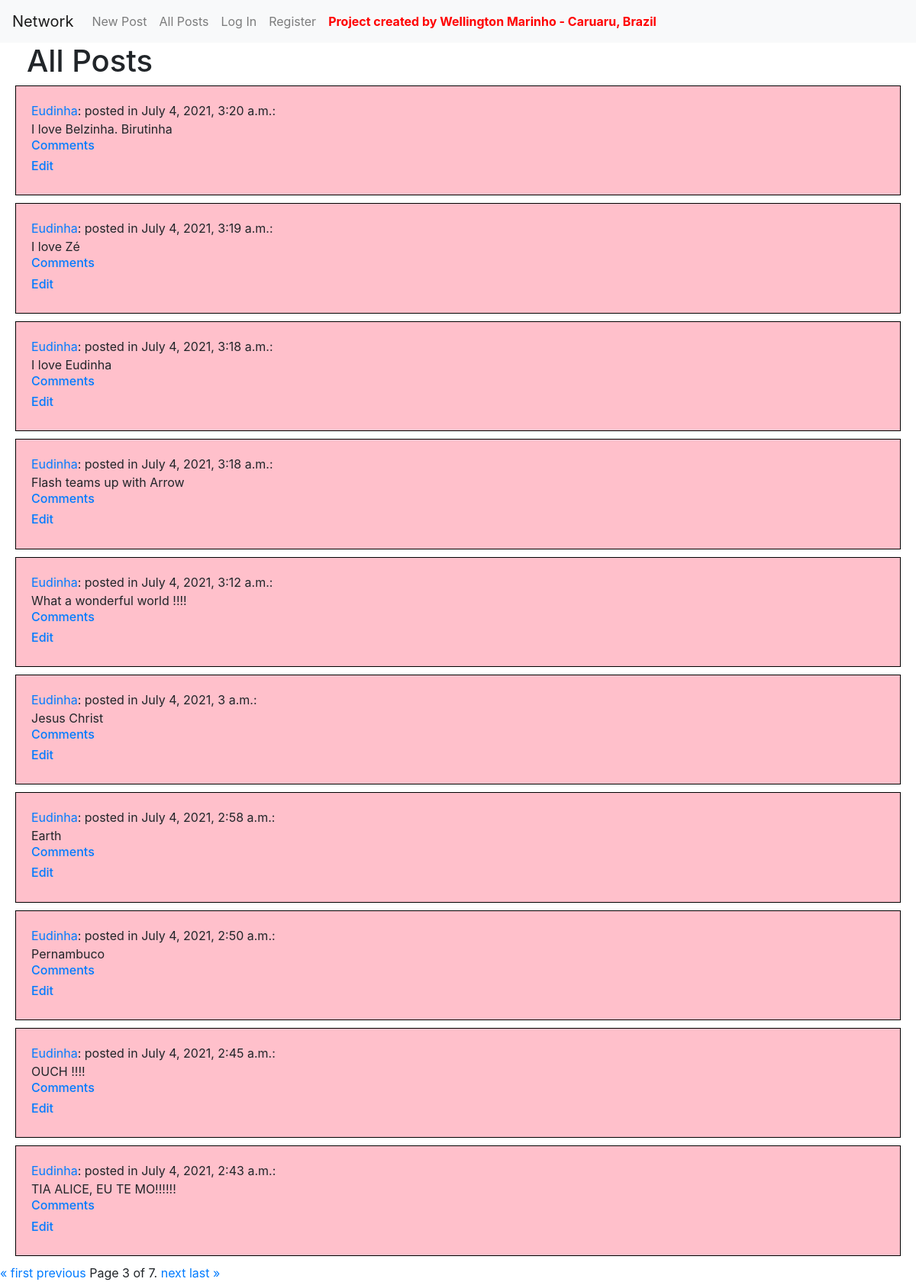
Page /all_posts?page=3 on the committed database.
### network/models.py (models this page shows, shortened)
class Post(models.Model):
    content = models.CharField(max_length=264)
    time_of_creation = models.DateTimeField(default=timezone.now)
    creator = models.ForeignKey(User, on_delete=models.CASCADE, related_name="posts")
    now = datetime.now()

class User(AbstractUser):
    pass

### network/views.py (the view)
# urls.py: path("all_posts", views.all_posts, name="all_posts"),
def all_posts(request):
    post_list = Post.objects.all()
    post_list = post_list.order_by("-time_of_creation").all()
    paginator = Paginator(post_list, 10) # Show 10 contacts per page.
    page_number = request.GET.get('page', 1)
    page_obj = paginator.get_page(page_number)
    return render(request, 'network/all_posts.html', {'page_obj': page_obj})

### network/templates/network/all_posts.html (shortened to what this page needs)
{% extends "network/layout.html" %}
{% block body %}
        <h1 style="margin-left: 35px;">All Posts</h1>
        {% for post in page_obj %}
            <div class="well">
              <a href="{% url 'profile' post.creator.id %}">{{ post.creator }}</a>: posted in {{ post.time_of_creation }}: <br> {{ post.content }} <br>
              <h6><a href="{% url 'comment' post.id %}">Comments</a></h6>
              <h6><a href="{% url 'edit' post.id %}">Edit</a></h6>
            </div>
        {% endfor %}
        <div class="pagination">
            <span class="step-links">
                {% if page_obj.has_previous %}
                    <a href="?page=1">&laquo; first</a>
                    <a href="?page={{ page_obj.previous_page_number }}">previous</a>
                {% endif %}
                <span class="current">
                    Page {{ page_obj.number }} of {{ page_obj.paginator.num_pages }}.
                </span>
                {% if page_obj.has_next %}
                    <a href="?page={{ page_obj.next_page_number }}">next</a>
                    <a href="?page={{ page_obj.paginator.num_pages }}">last &raquo;</a>
                {% endif %}
            </span>
        </div>
{% endblock %}

### network/templates/network/layout.html (style rules this page uses)
.well { background-color: pink; border: 1px solid black; padding: 20px; margin-bottom: 10px; margin-left: 20px; margin-right: 20px; }

### rows in the picture
Post: creator "Eudinha", time_of_creation "July 4, 2021, 3:20 a.m.", content "I love Belzinha. Birutinha"
Post: creator "Eudinha", time_of_creation "July 4, 2021, 3:19 a.m.", content "I love Zé"
Post: creator "Eudinha", time_of_creation "July 4, 2021, 3:18 a.m.", content "I love Eudinha"
Post: creator "Eudinha", time_of_creation "July 4, 2021, 3:18 a.m.", content "Flash teams up with Arrow"
Post: creator "Eudinha", time_of_creation "July 4, 2021, 3:12 a.m.", content "What a wonderful world !!!!"
Post: creator "Eudinha", time_of_creation "July 4, 2021, 3 a.m.", content "Jesus Christ"
Post: creator "Eudinha", time_of_creation "July 4, 2021, 2:58 a.m.", content "Earth"
Post: creator "Eudinha", time_of_creation "July 4, 2021, 2:50 a.m.", content "Pernambuco"
Post: creator "Eudinha", time_of_creation "July 4, 2021, 2:45 a.m.", content "OUCH !!!!"
Post: creator "Eudinha", time_of_creation "July 4, 2021, 2:43 a.m.", content "TIA ALICE, EU TE MO!!!!!!"

### other values in the picture
{{ page_obj.number }} "3"
{{ page_obj.paginator.num_pages }} "7"
